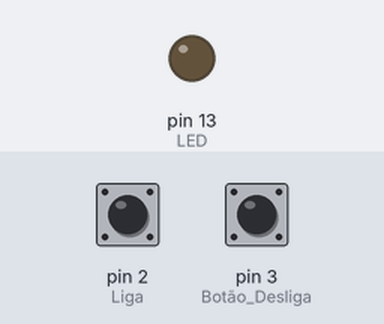
Recording of a sketch running on a simulated Arduino Uno, built with avr-gcc and run on an emulated ATmega328P. Shown: output pins drawn as LEDs (lit = HIGH). The inputs (shaded band) are chosen by the test bench; at power-on: pin 2 (Liga) HIGH, pin 3 (Botão_Desliga) HIGH.

Above: at 1.2 s.
1.3 s: pin 2 (Liga) pulled LOW for 0.15 s
At 2.2 s:
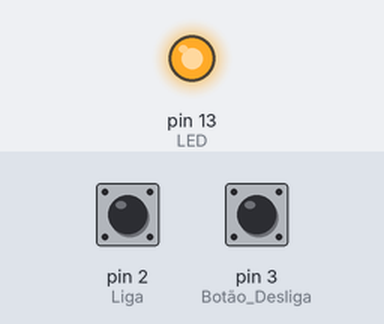
2.9 s: pin 3 (Botão_Desliga) pulled LOW for 0.15 s
At 3.4 s:
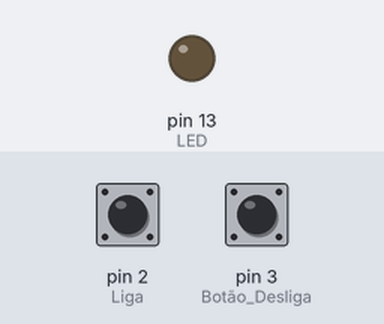
4.5 s: pin 2 (Liga) pulled LOW for 1 s
At 5.8 s:
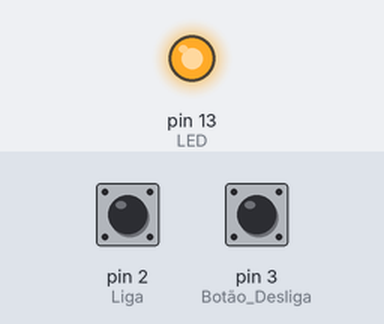
Timing chart, 0 to 7.5 s (numbered marks = the images above; inputs shaded):
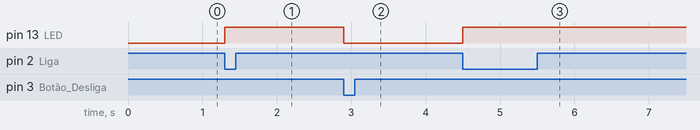

Measured:
- after the input at 1.3 s, pin 13 (LED): LOW → HIGH at once
- after the input at 2.9 s, pin 13 (LED): HIGH → LOW at once
- after the input at 4.5 s, pin 13 (LED): LOW → HIGH at once

The sketch:

controleLed2botoes.ino
```cpp
/**
  Controle de um LED como dois botões
  @author Matheus Pinheiro de Oliveira
  @link https://www.tinkercad.com/things/dlvJfnQvdDc/editel?returnTo=%2Fdashboard%2Fdesigns%2Fcircuits
*/


void setup() {
  pinMode(13, OUTPUT);       //LED
  pinMode(2, INPUT_PULLUP);  //Liga (1 não pressionado | 0 pressionado)
  pinMode(3, INPUT_PULLUP);  //Botão Desliga (1 não pressionado | 0 pressionado)
}

void loop() {
  int botao1 = digitalRead(2);  //Ligar o LED
  int botao2 = digitalRead(3);  //Desligar o LED

  //se apertar o botão 1 ligar o LED
  //se apertar o botão significa se valor do botao1 for igual 0
  if (botao1 == 0) {
    digitalWrite(13, HIGH);
  }
  //se apertar o botão desligar o LED
  if (botao2 == 0) {
    digitalWrite(13, LOW);
  }

}
```
